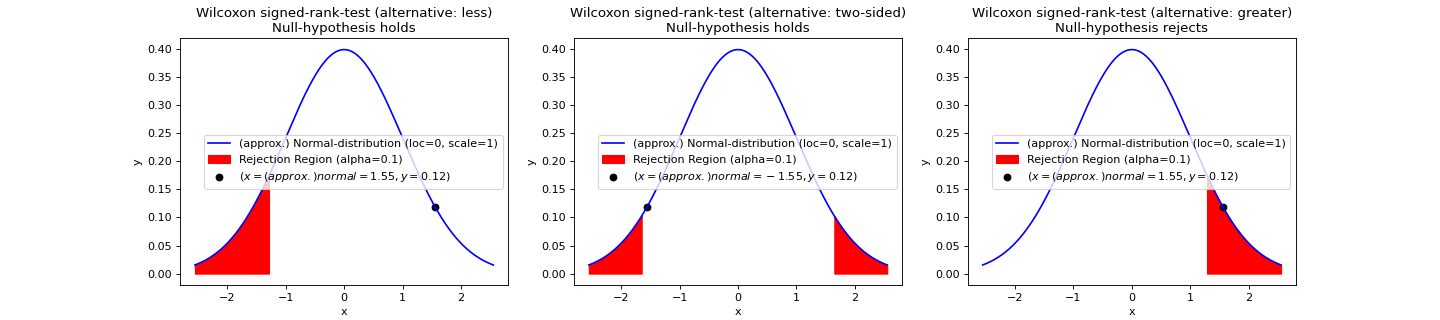

Python code for this plot:
import numpy as np
from teilab.utils import subplots_create
from teilab.statistics import wilcoxon_test
fig, axes = subplots_create(ncols=3, figsize=(18,4), style="matplotlib")
rnd = np.random.RandomState(0)
A,B = rnd.random_sample(size=(2,30))
for ax,alternative in zip(axes,["less","two-sided","greater"]):
    wilcoxon_test(A, B, alternative=alternative, plot=True, alpha=.1, ax=ax)
fig.show()
